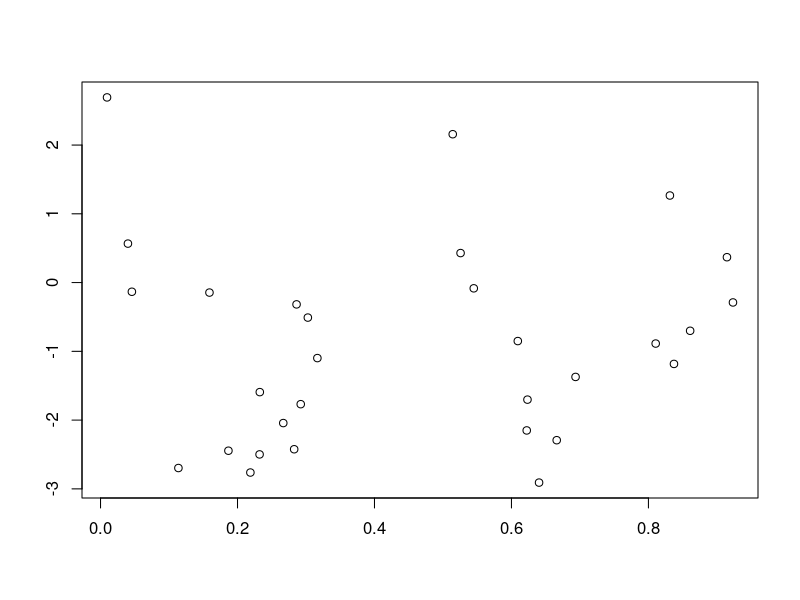
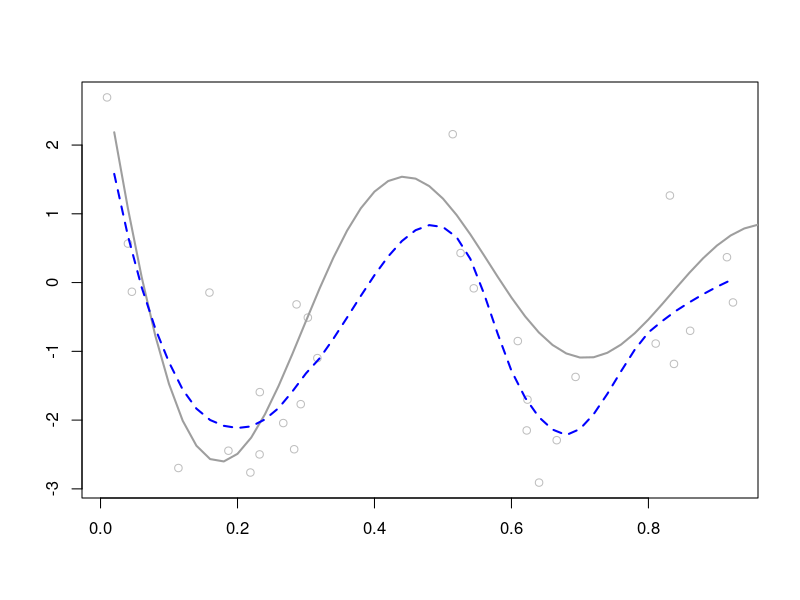

Source code (R) for these figures, in order:
## ---- chunk 1
knitr::opts_chunk$set(echo = TRUE)
## ---- chunk 2
lo.lev <- function(x1, sp){
  # x1: n-by-1 feature vector
  # sp: a numerical value for "span"
  ##############################################
  # YOUR CODE: Compute the diagonal entries of the 
  #            smoother matrix S and 
  #            store it in a vector "lev"
  # Tip: check how we compute the smoother matrix
  #      for smoothing spline models
  ##############################################
  
  n = length(x1);
  lev = rep(0, n)
  A = matrix(0,n,n)
  
  for(i in 1:n)
  {
    y  = rep(0,n); y[i] = 1;
    yi = fitted(loess(y ~ x1, span = sp , control = loess.control(surface = "direct")))
    A[,i] = yi

  }
  lev = diag(A)  
  return(lev)
}
## ---- chunk 3
onestep_CV <- function(x1, y1, sp){
  
  ##############################################
  #  YOUR CODE: 
  #  1) Fit a loess model y1 ~ x1 with span = sp, and extract 
  #     the corresponding residual vector
  #  2) Call lo.lev to obtain the diagonal entries of S
  #  3) Compute LOO-CV and GCV using formula from lecture notes
  #    [lec_W5_NonlinearRegression.pdf] page 33. 
  ##############################################
  
  #1 Fit a loess model y1 ~ x1 with span = sp, and extract the corresponding residual vector
  
  res = loess(y1 ~ x1, span = sp,control = loess.control(surface = "direct"))$res

  #2 Call lo.lev to obtain the diagonal entries of S
  diag_s = lo.lev(x1,sp) 
  
  #  3) Compute LOO-CV and GCV using formula from lecture notes
  #    [lec_W5_NonlinearRegression.pdf] page 33. 
  
   n = NROW(res)  
   mean_trace = mean(diag_s)
   
   cv = sum( (res/(1- diag_s))^2)/n
   gcv = sum( (res/(1- mean_trace))^2)/n
  
  return(list(cv = cv, gcv = gcv))
}
## ---- chunk 4
myCV <- function(x1, y1, span){
  # x1: feature vector of length n
  # y1: response vector of length n
  # span: a sequence of values for "span"
  
  m = length(span)
  cv = rep(0, m)
  gcv = rep(0, m)
  
  for(i in 1:m){
    tmp = onestep_CV(x1, y1, span[i])
    cv[i] = tmp$cv
    gcv[i] = tmp$gcv
  }
  return(list(cv = cv, gcv = gcv))
}
## ---- chunk 5
mydata = read.csv(file = "Coding3_Data.csv")

## ---- chunk 6
dim(mydata)
plot(mydata$x, mydata$y, xlab="", ylab="")

## ---- chunk 7
span1 = seq(from = 0.2, by = 0.05, length = 15 )
cv.out = myCV(mydata$x, mydata$y, span1)

## ---- chunk 8
myout = data.frame(CV = cv.out$cv, 
                   GCV = cv.out$gcv, 
                   span = span1)
myout
## ---- chunk 9
myout$span[myout$CV == min(myout$CV)]

## ---- chunk 10
spangcv.min = 0.5
plot(mydata$x, mydata$y, xlab="", ylab="", col="gray");
fx = 1:50/50;
fy = sin(12*(fx+0.2))/(fx+0.2)
lines(fx, fy, col=8, lwd=2);

f = loess(y ~ x, mydata, span = spangcv.min)
lines(fx, predict(f, data.frame(x = fx), surface = "direct"), 
      lty=2, lwd=2, col="blue")
